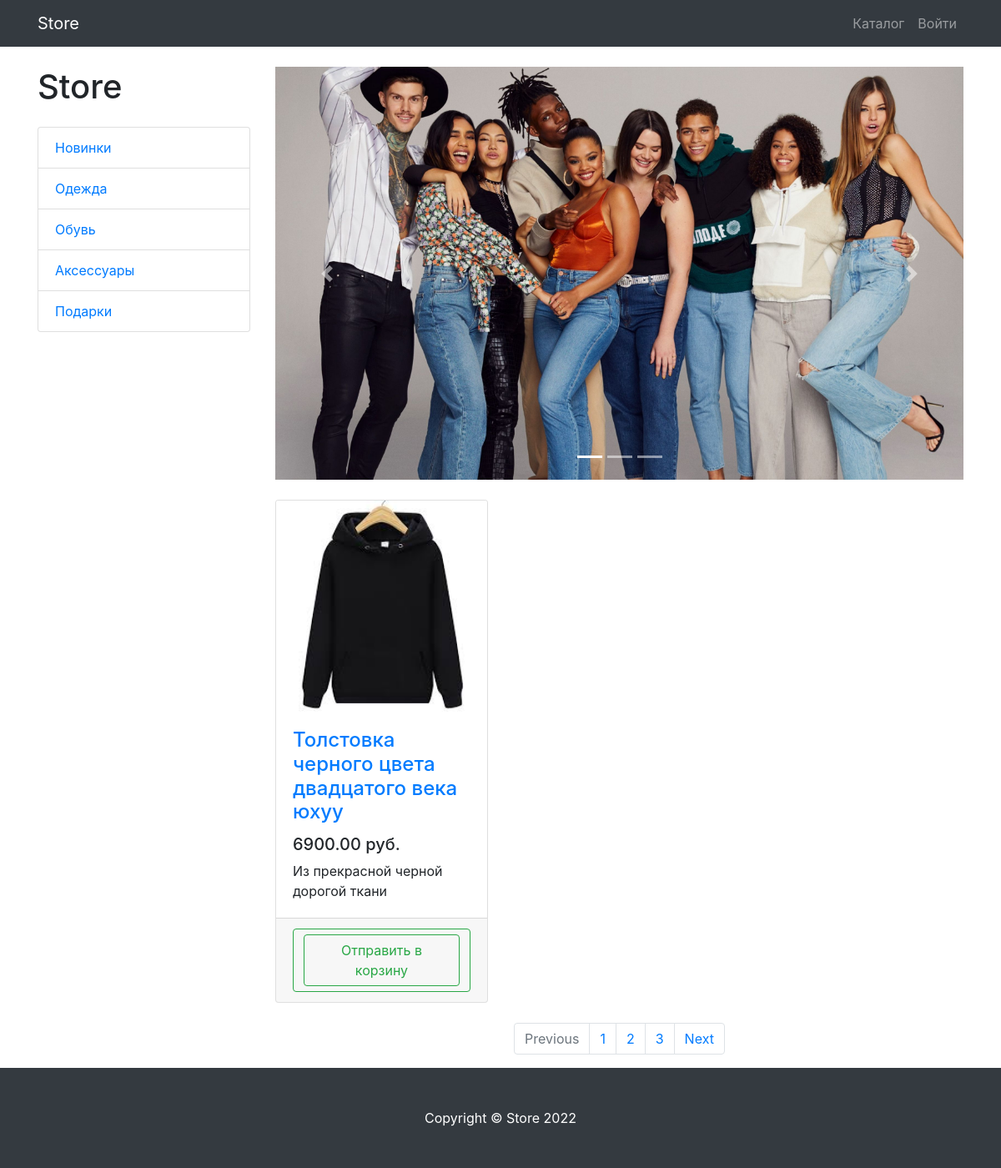
Before: /products/ with the older database file.
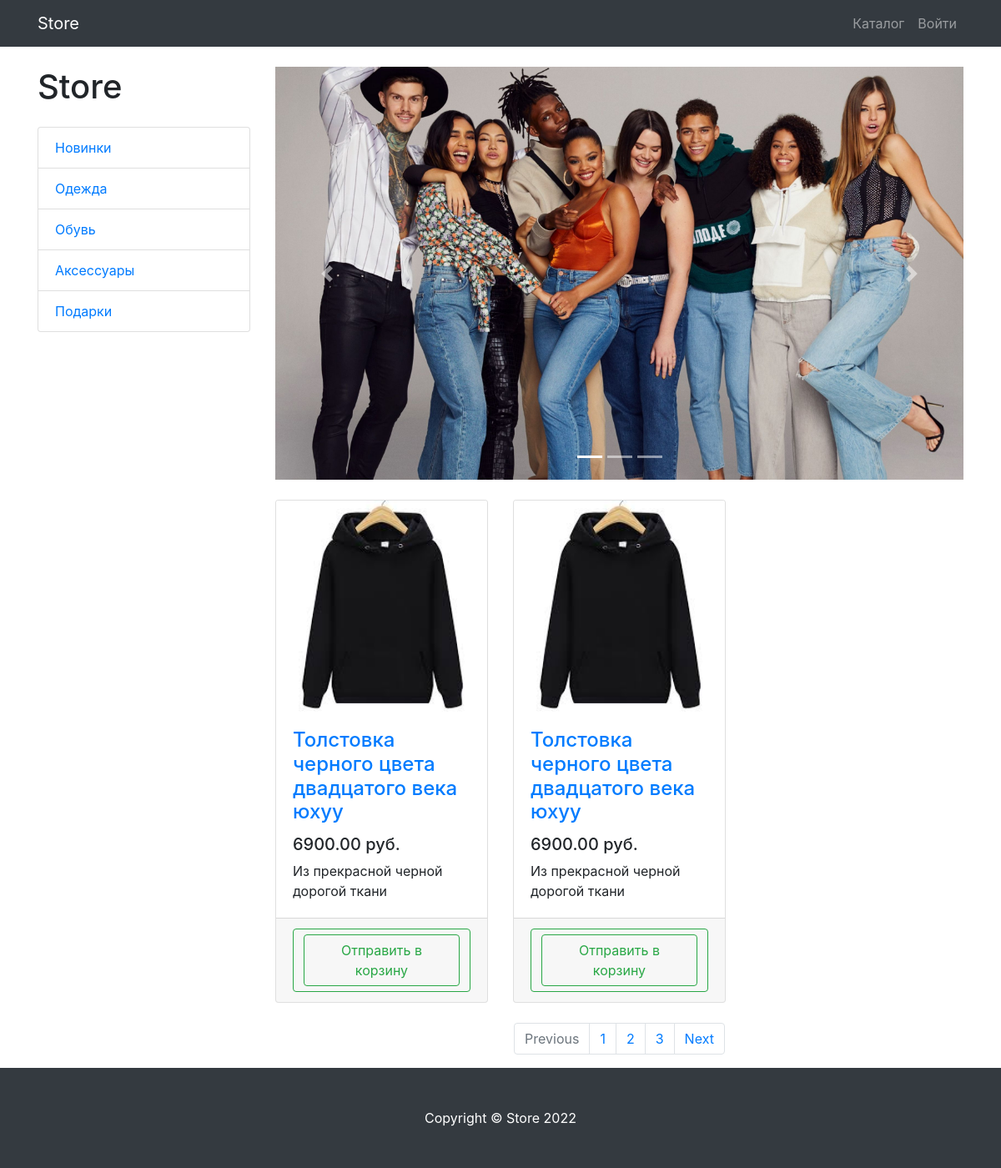
After: the same page with the newer database file.
### products/models.py (models this page shows, shortened)
class Product(models.Model):
    name = models.CharField(max_length=256)
    description = models.TextField()
    price = models.DecimalField(max_digits=6, decimal_places=2)
    quantity = models.PositiveIntegerField(default=0)
    image = models.ImageField(upload_to='products_images')
    category = models.ForeignKey(ProductCategory, on_delete=models.CASCADE)

### products/views.py (the view)
# urls.py: path('', products, name='index'),
def products(request):
    context = {
        'title': 'Каталог',
        'products' : Product.objects.all(),
        'categories ': ProductCategory.objects.all()
    }
    return render(request, 'products/products.html', context)

### products/templates/products/products.html (shortened to what this page needs)
<!DOCTYPE html>
<html lang="en">
<head>
    <link href="/static/vendor/bootstrap/css/bootstrap.min.css" rel="stylesheet">
    <link href="/static/vendor/css/products.css" rel="stylesheet">
</head>
<body>
<nav class="navbar navbar-expand-lg navbar-dark bg-dark fixed-top">
    <div class="container">
        <a class="navbar-brand" href="{% url 'index' %}">Store</a>
        <div class="collapse navbar-collapse" id="navbarResponsive">
            <ul class="navbar-nav ml-auto">
                <li class="nav-item">
                    <a class="nav-link" href="{% url 'products:index' %}">Каталог
                    </a>
                {% if user.is_authenticated %}
                    <li class="nav-item dropdown">
                            <a class="nav-link dropdown-toggle" href="#" id="navbarDropdown" role="button"
                               data-bs-toggle="dropdown" aria-expanded="false">
                                <i class="fas fa-user-circle"></i>
                            </a>
                            <ul class="dropdown-menu" aria-labelledby="navbarDropdown">
                                <li>
                                    <a class="dropdown-item" href="{% url 'users:profile' %}">Профиль</a>
                                </li>
                                <li><a class="dropdown-item" href="orders/orders.html">Заказы</a></li>
                                {% if user.is_superuser or user.is_staff %}
                                    <li><a class="dropdown-item" href="{% url 'admin:index' %}">Админ-панель</a>
                                {% endif %}
                                <li>
                                    <hr class="dropdown-divider">
                                </li>
                                <li>
                                    <a class="dropdown-item" href="{% url 'users:logout' %}">
                                        Выйти
                                    </a>
                                </li>
                            </ul>
                        </li>
                {% else %}
                    <li class="nav-item">
                            <a class="nav-link" href="{% url 'users:login' %}">Войти </a>
                    </li>
                {% endif %}
            </ul>
        </div>
    </div>
</nav>
<div class="container">
    <div class="row">
        <div class="col-lg-3">
            <h1 class="my-4">Store</h1>
            <div class="list-group">
                <a href="#" class="list-group-item">Новинки</a>
                <a href="#" class="list-group-item">Одежда</a>
                <a href="#" class="list-group-item">Обувь</a>
                <a href="#" class="list-group-item">Аксессуары</a>
                <a href="#" class="list-group-item">Подарки</a>
            </div>
        </div>
        <div class="col-lg-9">
            <div id="carouselExampleIndicators" class="carousel slide my-4" data-ride="carousel">
                <ol class="carousel-indicators">
                    <li data-target="#carouselExampleIndicators" data-slide-to="0" class="active"></li>
                    <li data-target="#carouselExampleIndicators" data-slide-to="1"></li>
                    <li data-target="#carouselExampleIndicators" data-slide-to="2"></li>
                </ol>
                <div class="carousel-inner" role="listbox">
                    <div class="carousel-item active">
                        <img class="d-block img-fluid" src="/static/vendor/img/slides/slide-1.jpg" alt="First slide">
                    </div>
                </div>
                <a class="carousel-control-prev" href="#carouselExampleIndicators" role="button" data-slide="prev">
                    <span class="carousel-control-prev-icon" aria-hidden="true"></span>
                </a>
                <a class="carousel-control-next" href="#carouselExampleIndicators" role="button" data-slide="next">
                    <span class="carousel-control-next-icon" aria-hidden="true"></span>
                </a>
            </div>
            <div class="row">
                {% for product in products %}
                    <div class="col-lg-4 col-md-6 mb-4">
                        <div class="card h-100">
                            <a href="#">
                                <img class="card-img-top"
                                     src="{{ product.image.url }}"
                                     alt="">
                            </a>
                            <div class="card-body">
                                <h4 class="card-title">
                                    <a href="#">{{ product.name }}</a>
                                </h4>
                                <h5>{{ product.price }} руб.</h5>
                                <p class="card-text">{{ product.description }}</p>
                            </div>
                            <div class="card-footer text-center">
                                <a class="btn btn-outline-success"
                                   href="{% url 'products:basket_add' product.id %}">
                                <button type="button" class="btn btn-outline-success">Отправить в корзину</button>
                                    </a>
                            </div>
                        </div>
                    </div>
                {% endfor %}
            </div>
            <nav aria-label="Page navigation example">
                <ul class="pagination justify-content-center">
                    <li class="page-item disabled">
                        <a class="page-link" href="#" tabindex="-1" aria-disabled="true">Previous</a>
                    </li>
                    <li class="page-item"><a class="page-link" href="#">1</a></li>
                    <li class="page-item"><a class="page-link" href="#">2</a></li>
                    <li class="page-item"><a class="page-link" href="#">3</a></li>
                    <li class="page-item">
                        <a class="page-link" href="#">Next</a>
                    </li>
                </ul>
            </nav>
        </div>
    </div>
</div>
<footer class="py-5 bg-dark">
    <div class="container">
        <p class="m-0 text-center text-white">Copyright &copy; Store 2022</p>
    </div>
</footer>
</body>
</html>

Changed rows visible on the page:
added Product: image (picture), name "Толстовка черного цвета двадцатого века юхуу", price "6900.00", description "Из прекрасной черной дорогой ткани"
